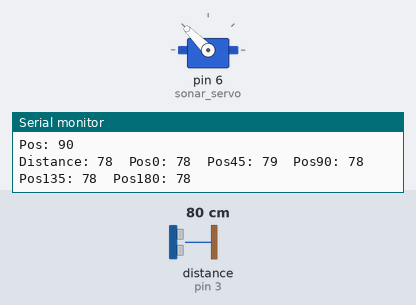
The sketch below on a simulated Arduino Uno, built with avr-gcc and run on an emulated ATmega328P. Parts: servo, the last lines printed to the serial monitor. Wiring (inferred from the names in the program): ultrasonic range finder: trigger pin 4; echo pin 3. Inputs (shaded band) come from the test bench; at power-on: distance to the obstacle (sensor on pin 3) 80 cm. The echo pulse lasts 58.3 µs per cm.

Above: at 1.29 s.
1.3 s: distance to the obstacle (sensor on pin 3) set to 2 cm
At 1.42 s:
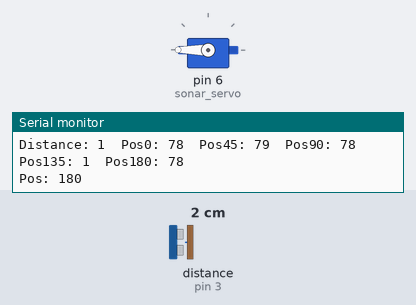
4.3 s: distance to the obstacle (sensor on pin 3) set to 4 cm
At 4.45 s:
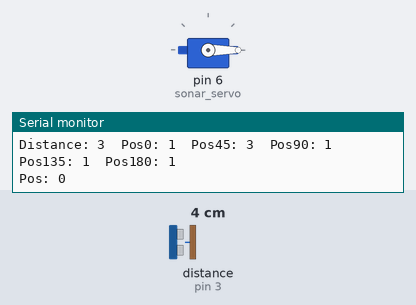
Timing chart, 0 to 13.3 s (numbered marks = the images above; inputs shaded):
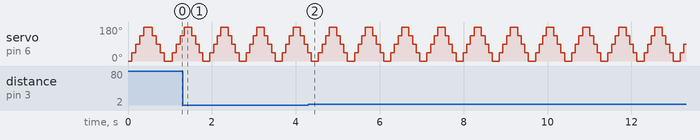

Measured:
- by itself, servo on pin 6 (sonar_servo): repeats every 0.86 s: 45° 0.09 s, 90° 0.09 s, 135° 0.09 s, 180° 0.17 s, 135° 0.09 s, 90° 0.09 s, 45° 0.09 s, 0° 0.17 s

The sketch:

Aust_Robot_Challenge_2022_Sonar_and_Servo.ino
```cpp
#include <Servo.h>
Servo sonar_servo;
int servo_pos = 0; //dynamic servo position variable
int pos0 = 0;      //pos0 to pos180 variable stores servo position at those angles
int pos45 = 0;
int pos90 = 0;
int pos135 = 0;
int pos180 = 0;
int echo = 3;
int trig = 4;
int distant;       //distance of object from sonar
int duration;      //duration of soundwave from sonar
int min_dist0180;      //minimum distance from sonar, use if checks on pos0, pos180 etc to further sort to use in motor function
int min_dist45135;
int min_dist90;

void setup() {
 pinMode(trig, OUTPUT);
 pinMode(echo, INPUT);
 Serial.begin(9600);
  sonar_servo.attach(6);
}

void loop() {

   //servo motion and distance calculation from postition 0 to 180

  for (servo_pos = 0; servo_pos <= 180; servo_pos += 45) {

  sonar_servo.write(servo_pos);
  delay(80);
  digitalWrite(trig,LOW);
  delayMicroseconds(2);
  digitalWrite(trig, HIGH);
  delayMicroseconds(10);
  digitalWrite(trig,LOW);
  duration = pulseIn(echo, HIGH);
  distant = duration*0.034/2;

  if (servo_pos == 0){
    pos0 = distant;
  }
  if (servo_pos == 45) {
    pos45 = distant;
  }
  if (servo_pos == 90) {
    pos90 = distant;
  }
  if (servo_pos == 135) {
    pos135 = distant;
  }
  if (servo_pos == 180) {
    pos180 = distant;
  }

  Serial.print("Pos: ");
  Serial.print(servo_pos);
  Serial.println(" ");
 Serial.print("Distance: ");
 Serial.print(distant);
 Serial.print("\t");
 Serial.print("Pos0: ");
 Serial.print(pos0);
 Serial.print("\t");
 Serial.print("Pos45: ");
 Serial.print(pos45);
 Serial.print("\t");
 Serial.print("Pos90: ");
 Serial.print(pos90);
 Serial.print("\t");
 Serial.print("Pos135: ");
 Serial.print(pos135);
 Serial.print("\t");
 Serial.print("Pos180: ");
 Serial.print(pos180);
 Serial.println(" ");
 }

 //servo position and distance calculation from 180 to 0

 for (servo_pos = 180; servo_pos >= 0; servo_pos -= 45) {
  sonar_servo.write(servo_pos);
  delay(80);
  digitalWrite(trig,LOW);
  delayMicroseconds(2);
  digitalWrite(trig, HIGH);
  delayMicroseconds(10);
  digitalWrite(trig,LOW);
  duration = pulseIn(echo, HIGH);
  distant = duration*0.034/2;

  if (servo_pos == 0){
    pos0 = distant;
  }
  if (servo_pos == 45) {
    pos45 = distant;
  }
  if (servo_pos == 90) {
    pos90 = distant;
  }
  if (servo_pos == 135) {
    pos135 = distant;
  }
  if (servo_pos == 180) {
    pos180 = distant;
  }

  Serial.print("Pos: ");
  Serial.print(servo_pos);
  Serial.println(" ");
 Serial.print("Distance: ");
 Serial.print(distant);
 Serial.print("\t");
 Serial.print("Pos0: ");
 Serial.print(pos0);
 Serial.print("\t");
 Serial.print("Pos45: ");
 Serial.print(pos45);
 Serial.print("\t");
 Serial.print("Pos90: ");
 Serial.print(pos90);
 Serial.print("\t");
 Serial.print("Pos135: ");
 Serial.print(pos135);
 Serial.print("\t");
 Serial.print("Pos180: ");
 Serial.print(pos180);
 Serial.println(" ");

 min_dist0180 = min(pos0, pos180);
 min_dist45135 = min(pos45, pos135);
 min_dist90 = min(pos90, 15);           //setting 15cm as the upper limit

 }
}
```
